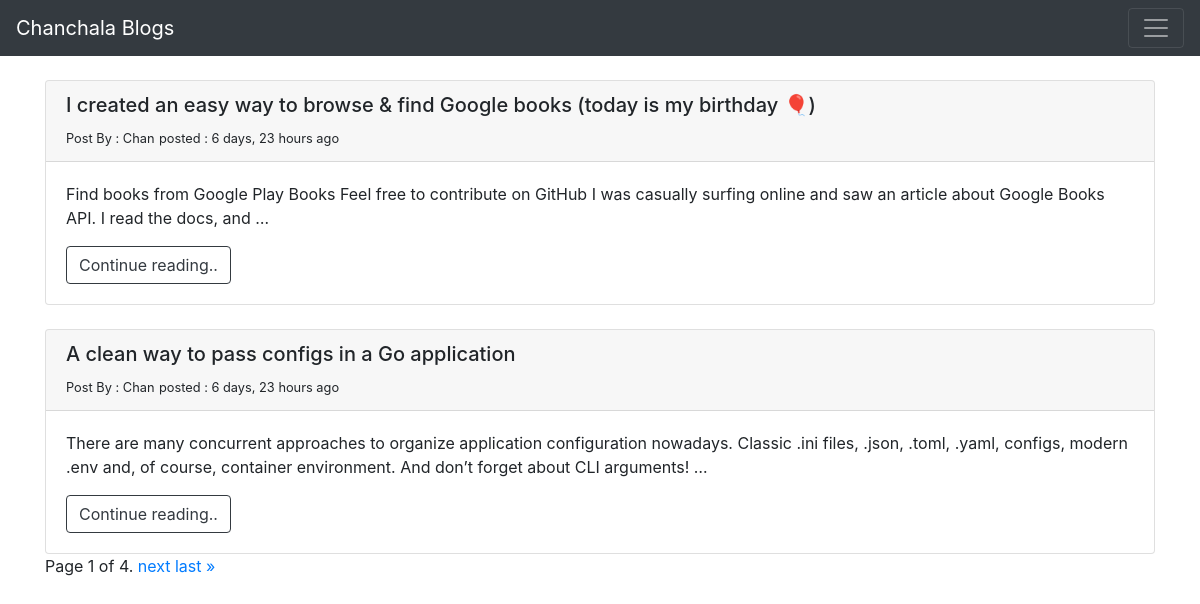
The app's page /, older data.
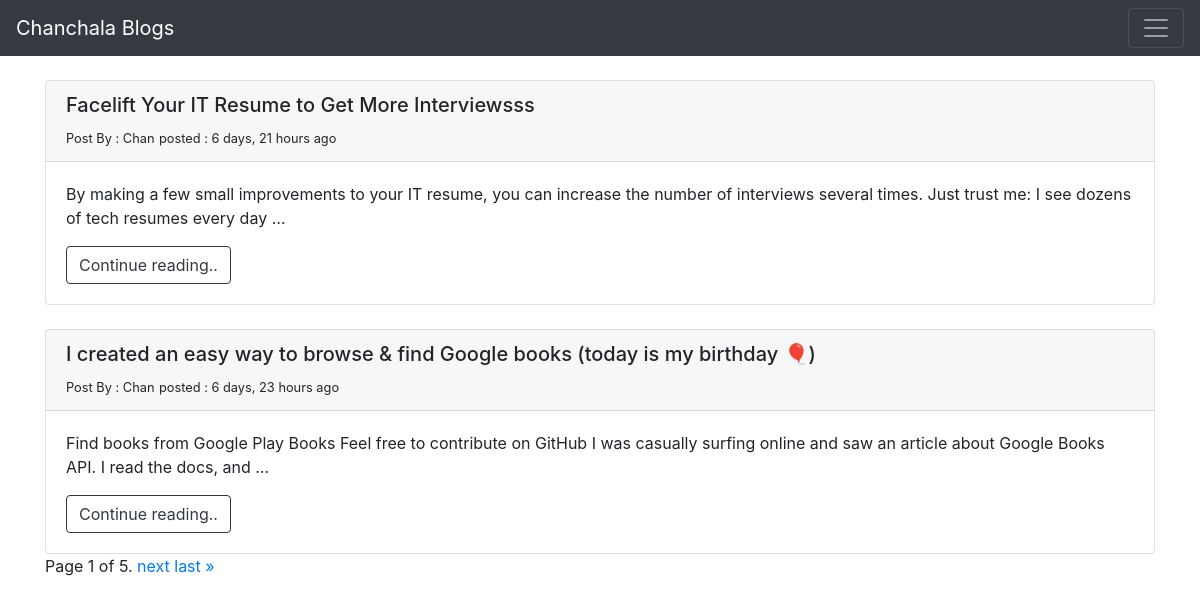
The same page, newer data.
### blog/models.py (models this page shows, shortened)
class BlogPost(models.Model):
    author = models.ForeignKey(User,on_delete=models.CASCADE)
    title  = models.CharField(max_length=180)
    content = models.TextField()
    updated_at = models.DateTimeField(auto_now=True)
    created_at = models.DateTimeField(auto_now_add=True)
    likes = models.ManyToManyField(User, related_name='post_likes', null=True, blank=True)
    def get_absolute_url(self):
        return reverse('detail', kwargs={'id':self.pk})
    class Meta:
        ordering = ['-created_at']

### blog/views.py (the view)
# urls.py: 2. Add a URL to urlpatterns:  path('', views.home, name='home')
def home(request):
    posts = BlogPost.objects.all()
    paginator = Paginator(posts, 2)
    page = request.GET.get('page')
    posts = paginator.get_page(page)
    context = {'posts':posts}
    return render(request, 'home.html', context)

### blog/templates/home.html (shortened to what this page needs)
{% extends 'base.html' %}
{% block content %}
{% for post in posts %}
<div class="card mt-4">
        <div class="card-header ">
          <h5>{{post.title}}</h5>
          <small>Post By : {{post.author|title}}</small>
          <small>posted : {{post.created_at|timesince}}  ago</small>
        </div>
        <div class="card-body">
          <p class="card-text">{{post.content|truncatewords:30}}</p>
          <a href="{{post.get_absolute_url}}" class="btn btn-outline-dark">Continue reading..</a>
        </div>
      </div>
{% endfor %}
<div class="pagination">
    <span class="step-links">
        <span class="current">
            Page {{ posts.number }} of {{ posts.paginator.num_pages }}.
        </span>
        {% if posts.has_next %}
            <a href="?page={{ posts.next_page_number }}">next</a>
            <a href="?page={{ posts.paginator.num_pages }}">last &raquo;</a>
        {% endif %}
    </span>
</div>
{% endblock content %}

Row changes from the older to the newer data that the page shows:
no longer on this page (row unchanged): BlogPost: title "A clean way to pass configs in a Go application", author "Chan", created_at "6 days, 23 hours", content "There are many concurrent approaches to organize application configuration nowadays. Classic .ini files, .json, .toml, .yaml, configs, modern .env and, of course, container environment. And don’t forget about CLI arguments! …"
added BlogPost: title "Facelift Your IT Resume to Get More Interviewsss", author "Chan", created_at "6 days, 21 hours", content "By making a few small improvements to your IT resume, you can increase the number of interviews several times. Just trust me: I see dozens of tech resumes every day …"
Text that changed along with them:
{{ posts.paginator.num_pages }}: "4" → "5"
